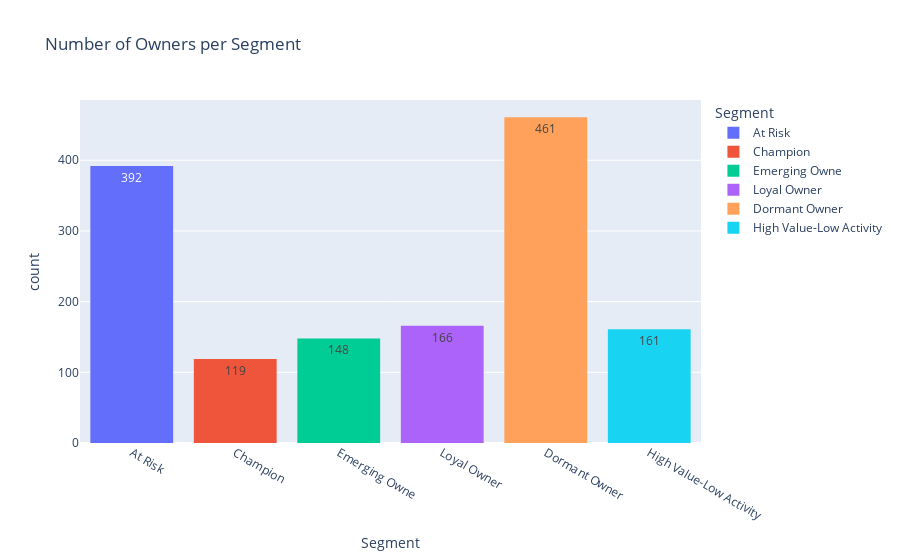

The notebook cell this image was saved under:
### Code cell
fig_counts = px.histogram(owner_agg_df, 
                          x='Segment', 
                          title='Number of Owners per Segment', 
                          color='Segment', 
                          text_auto=True)
fig_counts.show()

### Figure 1 — Plotly figure (JSON) as saved in the notebook; plotly's stock layout.template omitted (floating-point values rounded to 4 significant figures; data arrays with more than 128 entries replaced by an {"elided": "..."} marker saying what was removed)
{"data": [{"bingroup": "x", "hovertemplate": "Segment=%{x}<br>count=%{y}<extra></extra>", "legendgroup": "At Risk", "marker": {"color": "#636efa", "pattern": {"shape": ""}}, "name": "At Risk", "orientation": "v", "showlegend": true, "texttemplate": "%{value}", "type": "histogram", "x": {"elided": "392 str values"}, "xaxis": "x", "yaxis": "y"}, {"bingroup": "x", "hovertemplate": "Segment=%{x}<br>count=%{y}<extra></extra>", "legendgroup": "Champion", "marker": {"color": "#EF553B", "pattern": {"shape": ""}}, "name": "Champion", "orientation": "v", "showlegend": true, "texttemplate": "%{value}", "type": "histogram", "x": ["Champion", "Champion", "Champion", "Champion", "Champion", "Champion", "Champion", "Champion", "Champion", "Champion", "Champion", "Champion", "Champion", "Champion", "Champion", "Champion", "Champion", "Champion", "Champion", "Champion", "Champion", "Champion", "Champion", "Champion", "Champion", "Champion", "Champion", "Champion", "Champion", "Champion", "Champion", "Champion", "Champion", "Champion", "Champion", "Champion", "Champion", "Champion", "Champion", "Champion", "Champion", "Champion", "Champion", "Champion", "Champion", "Champion", "Champion", "Champion", "Champion", "Champion", "Champion", "Champion", "Champion", "Champion", "Champion", "Champion", "Champion", "Champion", "Champion", "Champion", "Champion", "Champion", "Champion", "Champion", "Champion", "Champion", "Champion", "Champion", "Champion", "Champion", "Champion", "Champion", "Champion", "Champion", "Champion", "Champion", "Champion", "Champion", "Champion", "Champion", "Champion", "Champion", "Champion", "Champion", "Champion", "Champion", "Champion", "Champion", "Champion", "Champion", "Champion", "Champion", "Champion", "Champion", "Champion", "Champion", "Champion", "Champion", "Champion", "Champion", "Champion", "Champion", "Champion", "Champion", "Champion", "Champion", "Champion", "Champion", "Champion", "Champion", "Champion", "Champion", "Champion", "Champion", "Champion", "Champion", "Champion", "Champion", "Champion"], "xaxis": "x", "yaxis": "y"}, {"bingroup": "x", "hovertemplate": "Segment=%{x}<br>count=%{y}<extra></extra>", "legendgroup": "Emerging Owne", "marker": {"color": "#00cc96", "pattern": {"shape": ""}}, "name": "Emerging Owne", "orientation": "v", "showlegend": true, "texttemplate": "%{value}", "type": "histogram", "x": {"elided": "148 str values"}, "xaxis": "x", "yaxis": "y"}, {"bingroup": "x", "hovertemplate": "Segment=%{x}<br>count=%{y}<extra></extra>", "legendgroup": "Loyal Owner", "marker": {"color": "#ab63fa", "pattern": {"shape": ""}}, "name": "Loyal Owner", "orientation": "v", "showlegend": true, "texttemplate": "%{value}", "type": "histogram", "x": {"elided": "166 str values"}, "xaxis": "x", "yaxis": "y"}, {"bingroup": "x", "hovertemplate": "Segment=%{x}<br>count=%{y}<extra></extra>", "legendgroup": "Dormant Owner", "marker": {"color": "#FFA15A", "pattern": {"shape": ""}}, "name": "Dormant Owner", "orientation": "v", "showlegend": true, "texttemplate": "%{value}", "type": "histogram", "x": {"elided": "461 str values"}, "xaxis": "x", "yaxis": "y"}, {"bingroup": "x", "hovertemplate": "Segment=%{x}<br>count=%{y}<extra></extra>", "legendgroup": "High Value-Low Activity", "marker": {"color": "#19d3f3", "pattern": {"shape": ""}}, "name": "High Value-Low Activity", "orientation": "v", "showlegend": true, "texttemplate": "%{value}", "type": "histogram", "x": {"elided": "161 str values"}, "xaxis": "x", "yaxis": "y"}], "layout": {"barmode": "relative", "legend": {"title": {"text": "Segment"}, "tracegroupgap": 0}, "title": {"text": "Number of Owners per Segment"}, "xaxis": {"anchor": "y", "categoryarray": ["At Risk", "Champion", "Emerging Owne", "Loyal Owner", "Dormant Owner", "High Value-Low Activity"], "categoryorder": "array", "domain": [0, 1], "title": {"text": "Segment"}}, "yaxis": {"anchor": "x", "domain": [0, 1], "title": {"text": "count"}}}}
